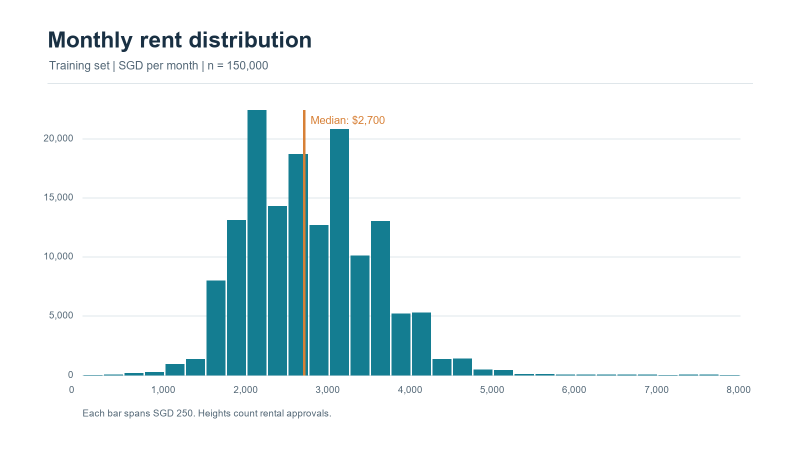
#> input picture reports/train_test_eda/01_rent_distribution.png, 1600 x 900 px (shown at 1/2 size); its folder holds only this picture in this run
$ python -i spatiotemporal_hybrid.py   (imports and definitions only)
#> lines starting #> are read from the running program, lines starting #| are printed output that depends on the picture
"""Fixed-origin evaluation of a hierarchical spatiotemporal rent model.

The row model predicts an individual rent from property and static spatial
features. Two optional additions are evaluated:

* leakage-safe historical rent summaries computed only from earlier months;
* a recursive planning-area x flat-type forecast of row-model residuals.

Unlike the exploratory one-step-ahead panel analysis, validation labels are
never fed back during a fold. The same rule is used when producing test-set
predictions from all labeled training data.
"""

from __future__ import annotations

import json
from dataclasses import dataclass

import matplotlib

# [1 line not run here, left out]
import matplotlib.pyplot as plt
import numpy as np
import pandas as pd
from sklearn.compose import ColumnTransformer
from sklearn.ensemble import HistGradientBoostingRegressor
from sklearn.impute import SimpleImputer
from sklearn.linear_model import Ridge
from sklearn.pipeline import Pipeline
from sklearn.preprocessing import OneHotEncoder, StandardScaler

from analysis.config import AUX, DATA, FEATURE_SETS, REPORTS
from analysis.data import add_spatial_features, prepare_main, sha256
from analysis.evaluation import metrics
from analysis.experiments.auxiliary_ablation import AMENITIES, BLOCK


OUT = REPORTS / "spatiotemporal_hybrid"
TARGET = "MONTHLY_RENT"
MONTH = "_MONTH"
GROUP_KEYS = ["PLANNING_AREA", "FLAT_TYPE_CLEAN"]
BASE_FEATURES = FEATURE_SETS["C_property_time_town"] + BLOCK + AMENITIES
BASE_CATEGORICAL = {
    "FLAT_TYPE_CLEAN", "FLAT_MODEL_CLEAN", "TOWN_CLEAN",
    "SUBZONE", "PLANNING_AREA", "REGION",
}
HISTORY_GRAINS = {
    "SIGNATURE": [
        "TOWN", "BLOCK", "STREET", "FLAT_TYPE_CLEAN", "FLAT_MODEL_CLEAN",
        "FLOOR_AREA_SQM", "LEASE_COMMENCE_DATE",
    ],
    "BLOCK_FLAT": ["TOWN", "BLOCK", "STREET", "FLAT_TYPE_CLEAN"],
    "AREA_FLAT": GROUP_KEYS,
}
HISTORY_SUFFIXES = ["MEAN", "COUNT", "LAST_MEAN", "RECENCY_MONTHS"]
HISTORY_FEATURES = [f"HIST_{grain}_{suffix}" for grain in HISTORY_GRAINS for suffix in HISTORY_SUFFIXES]
VARIANTS = [
    "spatial_baseline",
    "spatial_spatiotemporal",
    "historical",
    "historical_spatiotemporal",
]
FOLDS = [
    ("2023-01", "2023-07"),
    ("2023-07", "2024-04"),
    ("2024-04", "2025-04"),
]
ROW_MODEL_SETTINGS = {
    "max_iter": 200,
    "learning_rate": 0.05,
    "max_leaf_nodes": 31,
    "min_samples_leaf": 30,
    "l2_regularization": 3.0,
    "categorical_features": "from_dtype",
    "early_stopping": False,
    "random_state": 42,
}
TEMPORAL_ALPHA = 25.0
TEMPORAL_FEATURES = [
    "lag1", "lag3_mean", "neighbor_lag1", "flat_type_lag1", "global_lag1",
    "month_index", "season_sin", "season_cos",
]
SOURCES = [
    DATA / "train.csv", DATA / "test.csv", AUX / "sg-hdb-block.csv",
    AUX / "sg-mrt-stations.csv", AUX / "sg-shopping-malls.csv", AUX / "sg-schools.csv",
]


@dataclass
class TemporalForecast:
    values: pd.DataFrame
    training_rows: int
    groups: int
    clipped_predictions: int


# [21 lines left out: functions add_month, spatial_frame, not called in this run]


def _month_distance(later: pd.Series, earlier: pd.Series) -> pd.Series:
    distance = later.astype("int64") - earlier.astype("int64")
    return distance.where(earlier.notna())


# [77 lines left out: functions historical_features, model_inputs, fit_row_model, not called in this run]


def _area_centroids(frame: pd.DataFrame) -> pd.DataFrame:
    return frame.groupby("PLANNING_AREA")[["LATITUDE", "LONGITUDE"]].median().sort_index()


# [123 lines left out: functions _neighbor_weights, _temporal_pipeline, forecast_residuals, attach_correction, not called in this run]


def evaluate(frame: pd.DataFrame) -> tuple[pd.DataFrame, pd.DataFrame, pd.DataFrame, list[dict]]:
    """Run expanding fixed-origin folds without validation-label feedback."""
    score_rows, monthly_rows, prediction_rows, diagnostics = [], [], [], []
    for start_text, end_text in FOLDS:
        start, end = pd.Period(start_text, freq="M"), pd.Period(end_text, freq="M")
        fitting = frame[frame[MONTH] < start].copy()
        validation = frame[(frame[MONTH] >= start) & (frame[MONTH] < end)].copy()
        if fitting.empty or validation.empty:
            continue
        print(f"Fold {start_text}: {len(fitting)} fit rows, {len(validation)} validation rows", flush=True)
        actual = validation[TARGET].to_numpy(float)
        predictions: dict[str, np.ndarray] = {}
        for label, with_history in (("spatial_baseline", False), ("historical", True)):
            fit_pred, future_pred = fit_row_model(fitting, validation, with_history)
            predictions[label] = future_pred
            temporal = forecast_residuals(fitting, fitting[TARGET].to_numpy(float) - fit_pred,
                                          validation[MONTH].drop_duplicates().sort_values().tolist())
            combined = "historical_spatiotemporal" if with_history else "spatial_spatiotemporal"
            predictions[combined] = future_pred + attach_correction(validation, temporal.values)
            diagnostics.append({
                "validation_start": start_text, "row_model": label,
                "temporal_training_group_months": temporal.training_rows,
                "temporal_groups": temporal.groups,
                "clipped_group_forecasts": temporal.clipped_predictions,
            })
        for variant in VARIANTS:
            predicted = predictions[variant]
            score_rows.append({
                "validation_start": start_text, "validation_end_exclusive": end_text,
                "variant": variant, "n_fit": len(fitting), "n_validation": len(validation),
                "horizon_months": validation[MONTH].nunique(), **metrics(actual, predicted),
            })
            fold_predictions = pd.DataFrame({
                "validation_start": start_text,
                "approval_month": validation[MONTH].astype(str).to_numpy(),
                "variant": variant, "actual": actual, "predicted": predicted,
            })
            prediction_rows.append(fold_predictions)
            for month, part in fold_predictions.groupby("approval_month", sort=True):
                monthly_rows.append({
                    "validation_start": start_text, "approval_month": month,
                    "horizon": pd.Period(month, freq="M").ordinal - start.ordinal + 1,
                    "variant": variant, "n": len(part),
                    **metrics(part["actual"], part["predicted"]),
                })
            score = score_rows[-1]
            print(f"  {variant}: RMSE={score['rmse_sgd']:.2f}; bias={score['bias_sgd']:.2f}", flush=True)
    return pd.DataFrame(score_rows), pd.DataFrame(monthly_rows), pd.concat(prediction_rows, ignore_index=True), diagnostics


# [111 lines left out: functions pooled_scores, plot_results, train_final, write_report, main, not called in this run]


# [2 lines not run here, left out]

>>> import cv2
>>> picture = cv2.imread('../../../../reports/train_test_eda/01_rent_distribution.png', cv2.IMREAD_GRAYSCALE)
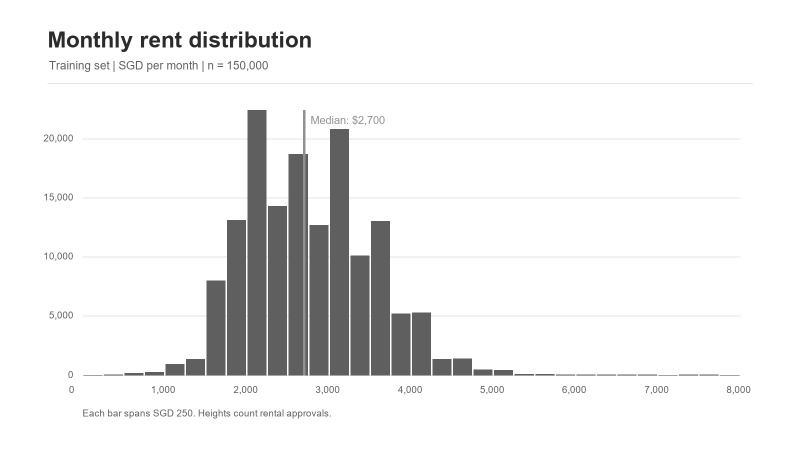
#> picture: shape (900, 1600) (shown at 1/2 size); min 43, max 255, mean 237.8
#> after the loop in evaluate, `for start_text, end_text in FOLDS:`: diagnostics = []
#> (the run stopped early here; a loop or call above may not have finished)
